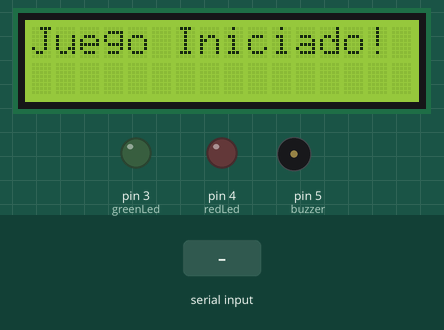
Recording of a sketch running on a simulated Arduino Uno, built with avr-gcc and run on an emulated ATmega328P. Parts: 16×2 character LCD, output pins drawn as LEDs (lit = HIGH), buzzer (waves = sounding). The test bench sets the inputs (shaded band). What the sketch prints to the serial monitor is not drawn.

Above: at 1.2 s.
1.3 s: "G" received over Serial
At 1.8 s:
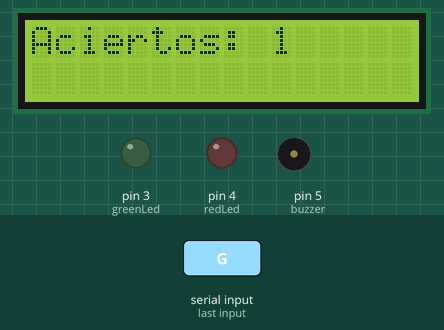
3.0 s: "R" received over Serial
At 4.5 s:
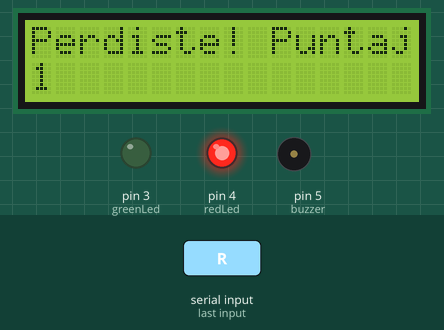
6.0 s: "Z" received over Serial
At 6.9 s:
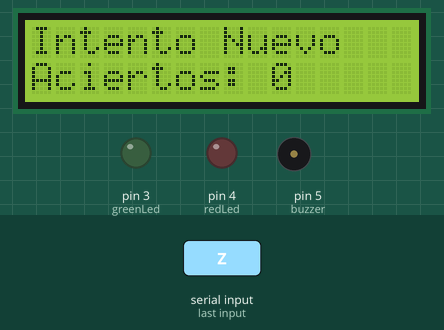
Timing chart, 0 to 9.0 s (numbered marks = the images above; inputs shaded):
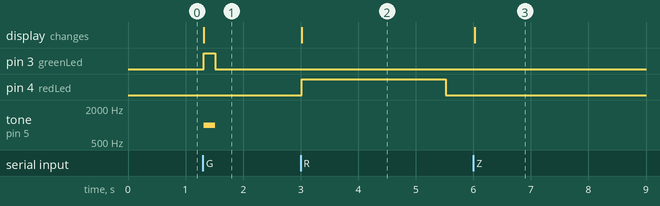

The sketch:

arduino_code.ino
```cpp
#include <Wire.h>
#include <LiquidCrystal_I2C.h>

// Dirección I2C del LCD (Cambia a 0x3F si 0x27 no funciona)
LiquidCrystal_I2C lcd(0x27, 16, 2);

// Definir pines
const int greenLed = 3;
const int redLed = 4;
const int buzzer = 5;

// Contador de aciertos
int aciertos = 0;
unsigned long lastCommandTime = 0; // Para evitar múltiples lecturas

void setup() {
    Serial.begin(115200);

    // Configurar pines como salida
    pinMode(greenLed, OUTPUT);
    pinMode(redLed, OUTPUT);
    pinMode(buzzer, OUTPUT);

    // Inicializar LCD
    lcd.init();
    lcd.backlight();
    lcd.clear();
    lcd.setCursor(0, 0);
    lcd.print("Juego Iniciado!");

    Serial.println("✅ Sistema Listo");
}

void loop() {
    if (Serial.available()) {
        char command = Serial.read();

        // Evitar múltiples detecciones de la misma señal
        unsigned long currentTime = millis();
        if (currentTime - lastCommandTime < 1000) { // 1 segundo de protección
            return; // Ignorar señales repetidas en menos de 1 seg
        }
        lastCommandTime = currentTime;

        if (command == 'G') { // Acierto
            aciertos++;
            lcd.clear();
            lcd.setCursor(0, 0);
            lcd.print("Aciertos: ");
            lcd.print(aciertos);

            // Parpadear LED verde y sonar buzzer 1 vez
            digitalWrite(greenLed, HIGH);
            tone(buzzer, 1000, 200); // 1000 Hz por 200ms
            delay(200);
            noTone(buzzer);
            digitalWrite(greenLed, LOW);

            Serial.println("✅ Acierto registrado");
        }

        else if (command == 'R') { // Error
            lcd.clear();
            lcd.setCursor(0, 0);
            lcd.print("Perdiste! Puntaje:");
            lcd.setCursor(0, 1);
            lcd.print(aciertos);

            // Encender LED rojo por 2.5 segundos
            digitalWrite(redLed, HIGH);
            delay(2500);
            digitalWrite(redLed, LOW);

            Serial.println("❌ Error registrado");
        }

        else if (command == 'Z') { // Reinicio de juego
            aciertos = 0; // Resetear contador de aciertos
            lcd.clear();
            lcd.setCursor(0, 0);
            lcd.print("Intento Nuevo");
            lcd.setCursor(0, 1);
            lcd.print("Aciertos: 0");

            Serial.println("🔄 Juego Reiniciado");
        }
    }
}
```

Measured:
- after the input at 1.3 s, pin 3 (greenLed): LOW → HIGH at once, → LOW 0.20 s later; tone on pin 5 (buzzer): silent → 1000 Hz at once, → silent 0.20 s later; the display: changes at once (image 1)
- after the input at 3.0 s, pin 4 (redLed): LOW → HIGH at once, → LOW 2.5 s later; the display: changes at once (image 2)
- after the input at 6.0 s, the display: changes at once (image 3)
